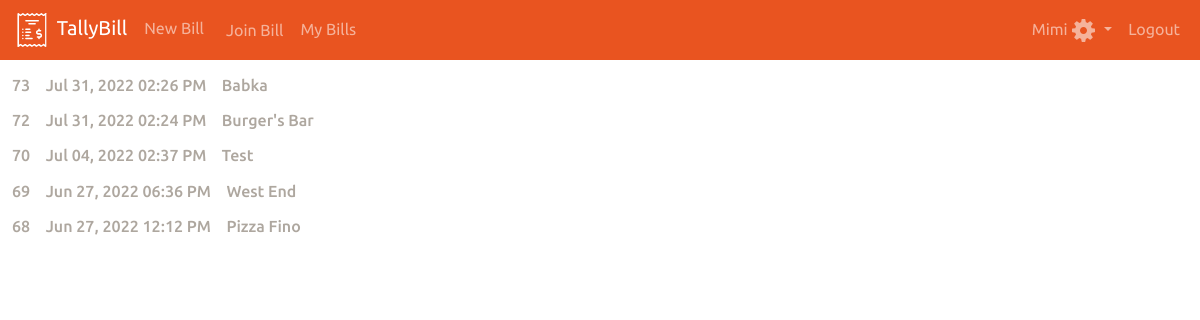
The app's page /my_bills (signed in) with its own data.
### tally/models.py (models this page shows, shortened)
class User(AbstractUser):
    tip = models.DecimalField(max_digits=4, decimal_places=2)
    USERNAME_FIELD = 'email'
    username=models.CharField(max_length=1,blank=True, null=True, unique=False)
    first_name=models.CharField(max_length=50, blank=False)
    last_name=models.CharField(max_length=50, blank=False)
    email = models.EmailField(max_length=100, unique=True) # changes email to unique and blank to false
    REQUIRED_FIELDS = [] # removes email from REQUIRED_FIELDS
    password =  models.CharField(validators=[validate_password], max_length=128)

class Bill_Header(models.Model):
    user = models.ForeignKey(User, on_delete=models.RESTRICT, related_name="bill_owner")
    date = models.DateTimeField(default=datetime.utcnow)
    title = models.CharField(max_length=50)
    total = models.DecimalField(max_digits= 8, decimal_places=2, default=0.00)
    tax = models.DecimalField(max_digits= 4, decimal_places=2, default=0.00)
    tip = models.DecimalField(max_digits= 4, decimal_places=2, default=0.00)
    split = models.BooleanField(default=False)
    image = models.FileField(upload_to='documents/', blank=True, null=True)
    currency_symbol = models.CharField(max_length=50, default='$')
    discount = models.PositiveIntegerField( default=0)

### tally/views.py (the view)
# urls.py: path('my_bills', views.my_bills, name='my_bills'),
@login_required
def my_bills(request):
    user_id = request.user.id
    bills = Bill_Header.objects.filter(user=user_id).order_by('-id')
    return render(request, 'tally/bill.html', {
                    'type': 'mybills_view',
                    'bills': bills
                })

### tally/templates/tally/bill.html (shortened to what this page needs)
{% extends "tally/layout.html" %}
{% load widget_tweaks %}
{% load filters %}
{% load static %}
{% block main %}
    {% if type == 'mybills_view' %}
        <div id="bill_list" class="mt-3">
                    {% for bill in bills %}
                        <h6 class="mb-3">
                            <a href="{% url 'bill' bill.id %}" class="text-decoration-none link-secondary mb-5">
                                {{ bill.id }} &ensp; {{ bill.date|date:"M d, Y h:i A"   }} &ensp; {{ bill.title }}
                            </a>
                        </h6>
                    {% empty %}
                        <H4 class="text-center text-primary mt-2" > No bills found. <a href="{% url 'bill_header'%}"> Start a new bill</a></H4>
                    {% endfor %}
        </div>
    {% endif %}
{% endblock %}

### tally/templates/tally/layout.html (shortened to what this page needs)
{% load static %}
<!DOCTYPE html>
<html lang="en">
    <head>
        <link href="{% static 'tally/styles.css' %}" rel="stylesheet">
        <link href="{% static 'tally/bootstrap.css' %}" rel="stylesheet">
    </head>
    <body>
        <nav class="navbar navbar-expand-lg navbar-dark bg-primary">
            <div class="container-fluid">
                <a class="navbar-brand" href="{% url 'index'%}">
                    <img src="{% static 'tally/images/bill.svg' %}" alt="" width="40" height="34">
                    TallyBill
                </a>
                <div class="collapse navbar-collapse" id="navbarSupportedContent">
                    <ul class="navbar-nav me-auto mb-2 mb-lg-0">
                        {% if user.is_authenticated %}
                            <li class="nav-item">
                                <button id=newbill class="btn btn-link text-decoration-none ps-0"><a class="nav-link p-0" aria-current="page"
                                    href="{% url 'bill_header' %}">New Bill</a></button>
                            </li>
                        {% endif %}
                        <li class="nav-item">
                            <button id='join_bill' class="nav-link btn btn-link">Join Bill</button>
                        </li>
                        {% if user.is_authenticated %}
                            <li class="nav-item">
                                <a class="nav-link " href="{% url 'my_bills' %}">My Bills</a>
                            </li>
                        {% endif %}
                    </ul>
                    <ul class="navbar-nav mb-2 mb-lg-0">
                        {% if  user.is_authenticated %}
                        <li class="nav-item dropdown">
                            <a class="nav-link dropdown-toggle" href="#" id="navbarDropdown" role="button" data-bs-toggle="dropdown" aria-expanded="false">
                                {{user.first_name}}
                                <img src="{% static 'tally/images/settings.svg' %}" alt="" width="25" height="25">
                            </a>
                        </li>
                            <li class="nav-item">
                                <a class="nav-link" href="{% url 'logout' %}">Logout</a>
                            </li>
                        {% endif %}
                    </ul>
                </div>
            </div>
        </nav>
        <main class="container-fluid">
            {% block main %}
            {% endblock %}
        </main>
    </body>
</html>

### records on screen
User: first_name "Mimi"
Bill_Header: id "73", date "Jul 31, 2022 02:26 PM", title "Babka"
Bill_Header: id "72", date "Jul 31, 2022 02:24 PM", title "Burger's Bar"
Bill_Header: id "70", date "Jul 04, 2022 02:37 PM", title "Test"
Bill_Header: id "69", date "Jun 27, 2022 06:36 PM", title "West End"
Bill_Header: id "68", date "Jun 27, 2022 12:12 PM", title "Pizza Fino"
